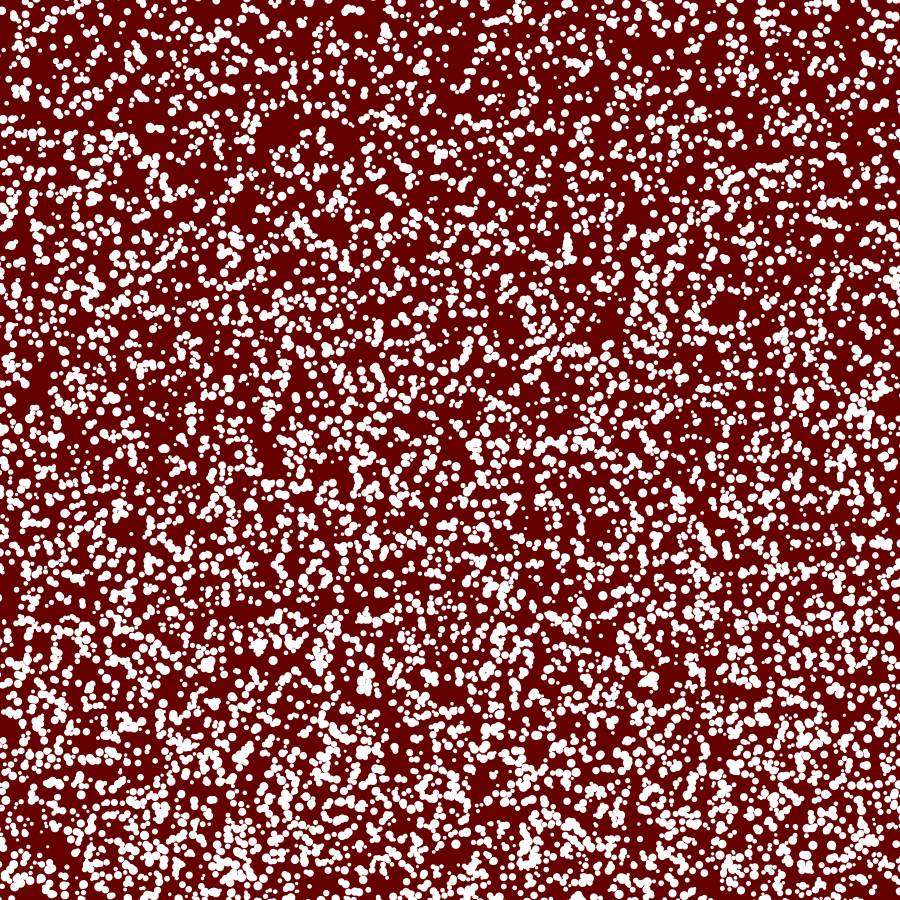
Frame 1 (no input)
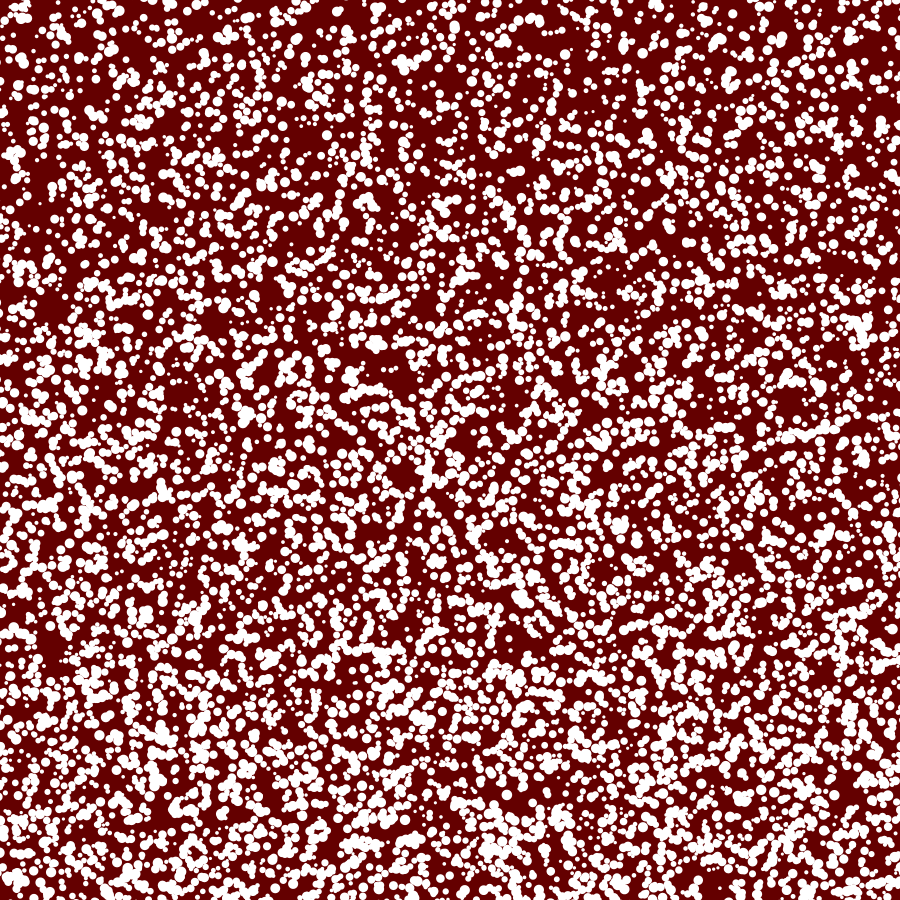
Frame 60 (the mouse pressed at the canvas centre just before this capture)
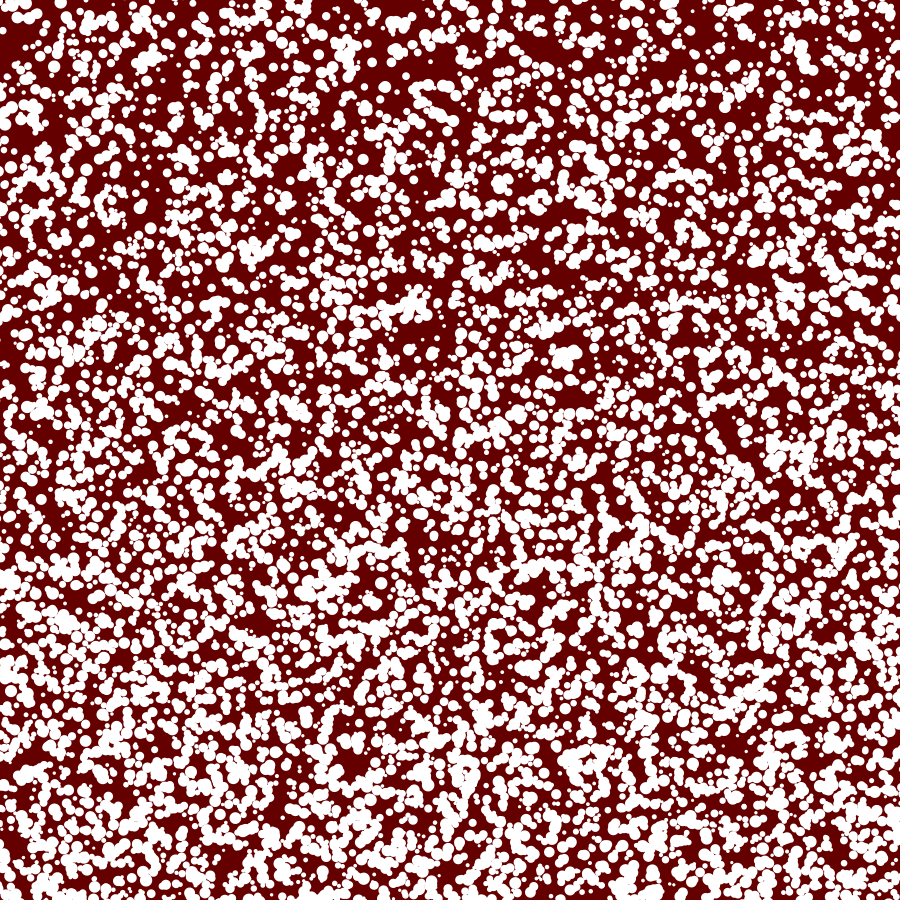
Frame 120 (the mouse held since frame 60 and released just before this capture)

The Processing sketch that drew these frames (run headless with seeded random() and noise(); from frame 60 on, the mouse is pressed at the canvas centre):

// Processing sketch: processing_163065
// ── processing_163065.pde

float i=0, j=0;
float biggness=50;
float frames2=0;
float k=0;
float ran;
 
void setup(){
  size(900,900);
  noStroke();
}
  
void draw(){
  
  frames2++;
  if(frames2>=440){
    frames2=0;
  }
  if(frames2%20==1){
    background(100,0,0);
    for(j=0;j<height/biggness+2;j+=1){ //y
      for(i=0;i<width/biggness+1;i+=1){ //x
        while(k<j+20){
          ran=random(biggness/8+frames2/32);
          ellipse(i*biggness-biggness/8+random(biggness),j*biggness-biggness/8+random(biggness)-biggness,biggness/16+ran,biggness/16+ran);
          k++;
        }
        k=0;
      }
    }
  }
}
